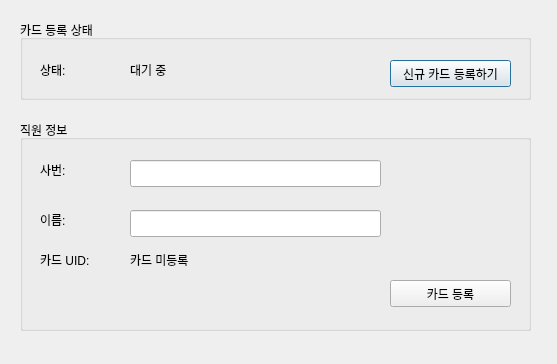
<?xml version="1.0" encoding="UTF-8"?>
<ui version="4.0">
 <class>Dialog</class>
 <widget class="QDialog" name="Dialog">
  <property name="geometry">
   <rect>
    <x>0</x>
    <y>0</y>
    <width>557</width>
    <height>364</height>
   </rect>
  </property>
  <property name="windowTitle">
   <string>직원 카드 등록</string>
  </property>
  <widget class="QGroupBox" name="groupBox">
   <property name="geometry">
    <rect>
     <x>20</x>
     <y>20</y>
     <width>511</width>
     <height>80</height>
    </rect>
   </property>
   <property name="title">
    <string>카드 등록 상태</string>
   </property>
   <widget class="QLabel" name="label">
    <property name="geometry">
     <rect>
      <x>20</x>
      <y>40</y>
      <width>81</width>
      <height>19</height>
     </rect>
    </property>
    <property name="text">
     <string>상태:</string>
    </property>
   </widget>
   <widget class="QLabel" name="statusLabel">
    <property name="geometry">
     <rect>
      <x>110</x>
      <y>40</y>
      <width>251</width>
      <height>19</height>
     </rect>
    </property>
    <property name="text">
     <string>대기 중</string>
    </property>
   </widget>
   <widget class="QPushButton" name="newCardButton">
    <property name="geometry">
     <rect>
      <x>370</x>
      <y>40</y>
      <width>121</width>
      <height>27</height>
     </rect>
    </property>
    <property name="text">
     <string>신규 카드 등록하기</string>
    </property>
   </widget>
  </widget>
  <widget class="QGroupBox" name="groupBox_2">
   <property name="geometry">
    <rect>
     <x>20</x>
     <y>120</y>
     <width>511</width>
     <height>211</height>
    </rect>
   </property>
   <property name="title">
    <string>직원 정보</string>
   </property>
   <widget class="QLabel" name="label_3">
    <property name="geometry">
     <rect>
      <x>20</x>
      <y>40</y>
      <width>81</width>
      <height>19</height>
     </rect>
    </property>
    <property name="text">
     <string>사번:</string>
    </property>
   </widget>
   <widget class="QPushButton" name="registerCardButton">
    <property name="geometry">
     <rect>
      <x>370</x>
      <y>160</y>
      <width>121</width>
      <height>27</height>
     </rect>
    </property>
    <property name="text">
     <string>카드 등록</string>
    </property>
   </widget>
   <widget class="QLineEdit" name="empIdEdit">
    <property name="geometry">
     <rect>
      <x>110</x>
      <y>40</y>
      <width>251</width>
      <height>27</height>
     </rect>
    </property>
   </widget>
   <widget class="QLabel" name="label_4">
    <property name="geometry">
     <rect>
      <x>20</x>
      <y>90</y>
      <width>81</width>
      <height>19</height>
     </rect>
    </property>
    <property name="text">
     <string>이름:</string>
    </property>
   </widget>
   <widget class="QLineEdit" name="empNameEdit">
    <property name="geometry">
     <rect>
      <x>110</x>
      <y>90</y>
      <width>251</width>
      <height>27</height>
     </rect>
    </property>
   </widget>
   <widget class="QLabel" name="cardUidLabel">
    <property name="geometry">
     <rect>
      <x>110</x>
      <y>130</y>
      <width>251</width>
      <height>19</height>
     </rect>
    </property>
    <property name="text">
     <string>카드 미등록</string>
    </property>
   </widget>
   <widget class="QLabel" name="label_6">
    <property name="geometry">
     <rect>
      <x>20</x>
      <y>130</y>
      <width>81</width>
      <height>19</height>
     </rect>
    </property>
    <property name="text">
     <string>카드 UID:</string>
    </property>
   </widget>
  </widget>
 </widget>
 <resources/>
 <connections/>
</ui>
